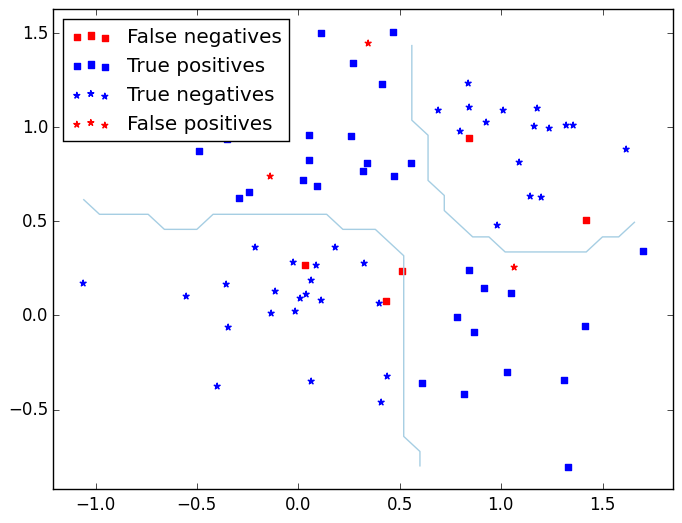

The script that saved this image:
import numpy as np, matplotlib.pyplot as mplt, pylab
from sklearn.svm import SVC

# ------- 9.3 - Data Setup -------
def createDataAsXYL(numberperset=60):
   data = [[None, None, None] for x in range(2*numberperset)]
   sd = np.sqrt(.1)
   for i in range(0, 2*numberperset, 2):
      myrand = np.random.randint(0,2)
      data[i] = [np.random.normal(myrand, sd), np.random.normal(not myrand, sd),  1]
      myrand = np.random.randint(0,2)
      data[i+1] = [np.random.normal(myrand, sd), np.random.normal(myrand, sd), -1]
      
   return np.array(data)

def getDataWithLabel(data, label):
   return data[data.T[2]==label]

trainingdata = createDataAsXYL(40)
testdata = createDataAsXYL(40)


# ------- 9.3.a train SVM -------
clf = SVC()
clf.fit(trainingdata[:,0:2], trainingdata[:, 2:3].reshape(80,))

# ------- 9.3.b Classify with 0/1 loss function and report classification error -------
errors = (clf.predict(testdata[:,0:2]) != testdata[:, 2:3].reshape(80,))*1
print( errors )
print(sum(errors) / 80.)



# ------- 9.3.c visualize as in 6 -------
def findClassificationFromDataAndCenterindex(data, centerpointindex, sigmasquared):
   cumulativevote = 0
   #print str(centerpointindex)+" --- "+str(data[centerpointindex])
   for otherpointindex in range(len(data)):
      #print str(centerpointindex)+" --- "+str(otherpointindex)+" --- "+str(data[otherpointindex])
      if otherpointindex==centerpointindex:
         continue
      
      #find weight for this point to other point
      weight = computeWeightFromDistance(\
                                          computeDistance(data[centerpointindex][0], data[centerpointindex][1], data[otherpointindex][0], data[otherpointindex][1]),\
                                          sigmasquared\
                                       )
      #print "\t", weight, data[centerpointindex][2]
      cumulativevote += weight * data[otherpointindex][2]
   
   return cumulativevote

def computeDistance(ax, ay, bx, by):
   return np.sqrt((ax-bx)**2 + (ay-by)**2)


def computeWeightFromDistance(distance, sigmasquared):
   return np.exp(-1 * (distance**2 / (2*sigmasquared)) )


def findClassificationForAllPoints(data, coordinates, sigmasquared):
   cumulativevote = 0
   for dataindex in range(len(data)):
      if np.linalg.norm(coordinates-data[dataindex,:-1])==0:
         continue
      weight = computeWeightFromDistance(np.linalg.norm(coordinates-data[dataindex,:-1]), sigmasquared)
      cumulativevote += weight * data[dataindex][2]
   return cumulativevote



h = .08  # step size in the mesh
# create a mesh to plot in
x_min, x_max = testdata[:, 0].min(), testdata[:, 0].max()
y_min, y_max = testdata[:, 1].min(), testdata[:, 1].max()
xx, yy = np.meshgrid(np.arange(x_min, x_max, h),
                     np.arange(y_min, y_max, h))
allpoints = np.c_[xx.ravel(), yy.ravel()]

sigmasquared = .1
classifiedasones = [None] * len(testdata)

#find the classifications
for centerpointindex in range(len(testdata)):
   cumulativevote = findClassificationFromDataAndCenterindex(testdata, centerpointindex, sigmasquared)
   classifiedasones[centerpointindex] = cumulativevote > 0


ones = testdata[np.asarray(classifiedasones)]
zeros = testdata[np.asarray(classifiedasones)==False]
contours = np.zeros(allpoints.shape[0])
for i in range(len(allpoints)):
   contours[i] = np.sign(findClassificationForAllPoints(testdata, allpoints[i], sigmasquared))


#print "ones:\n"+str(ones)
#print "zeros:\n"+str(zeros)
mplt.figure()
mplt.scatter(getDataWithLabel(zeros,  1).T[0], getDataWithLabel(zeros,  1).T[1], color='red',  marker='s', label='False negatives')        #generated as  1, marked as -1
mplt.scatter(getDataWithLabel(ones,   1).T[0], getDataWithLabel(ones,   1).T[1], color='blue', marker='s', label='True positives')        #generated as  1, marked as  1
mplt.scatter(getDataWithLabel(zeros, -1).T[0], getDataWithLabel(zeros, -1).T[1], color='blue', marker=r'$\star$', label='True negatives') #generated as -1, marked as -1
mplt.scatter(getDataWithLabel(ones,  -1).T[0], getDataWithLabel(ones,  -1).T[1], color='red',  marker=r'$\star$', label='False positives') #generated as -1, marked as  1
mplt.contour(xx, yy, contours.reshape(xx.shape), cmap=mplt.cm.Paired, levels=[0.5]);
mplt.legend(loc=2)
mplt.savefig('9.3.png', bbox_inches='tight')
